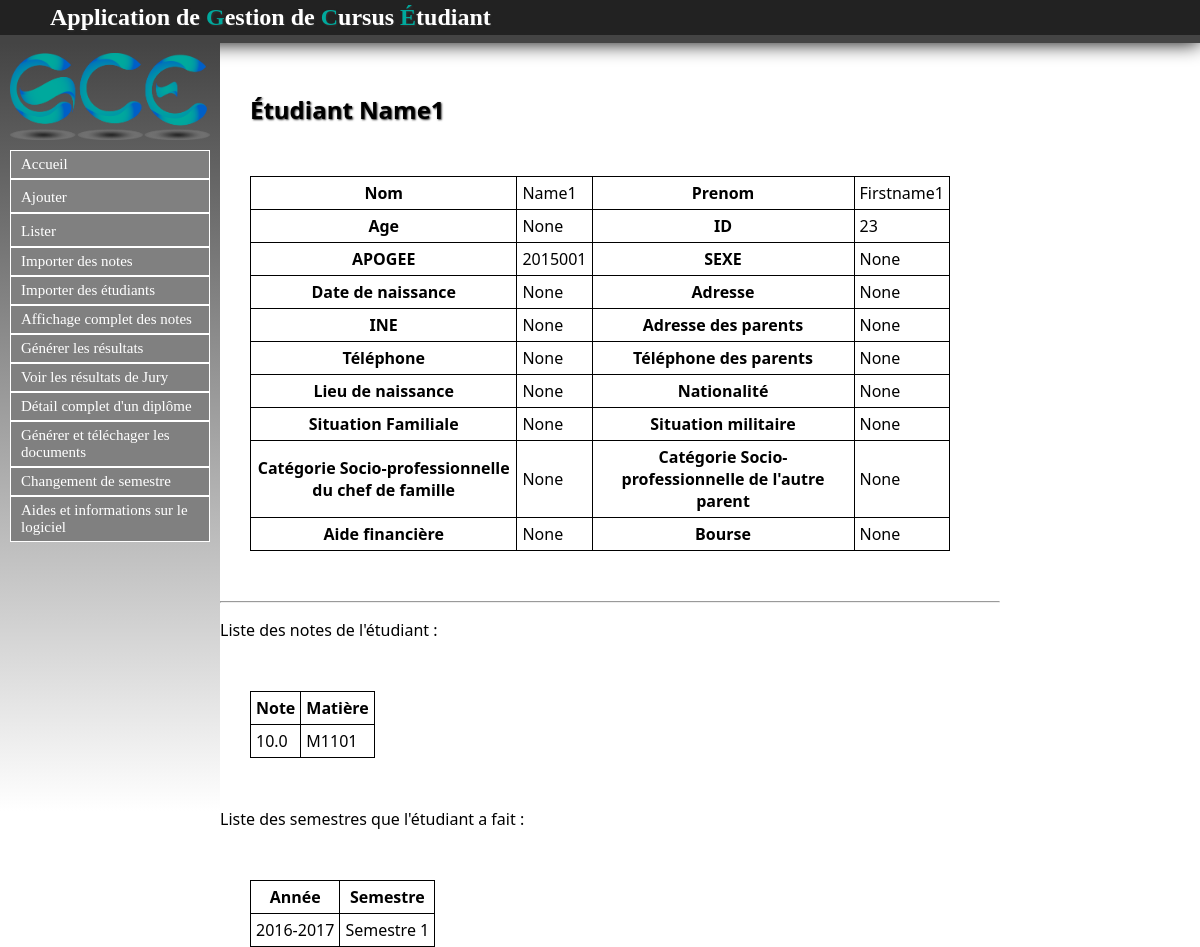
The page /Etudiant/listeretu/23 on the database as committed earlier.
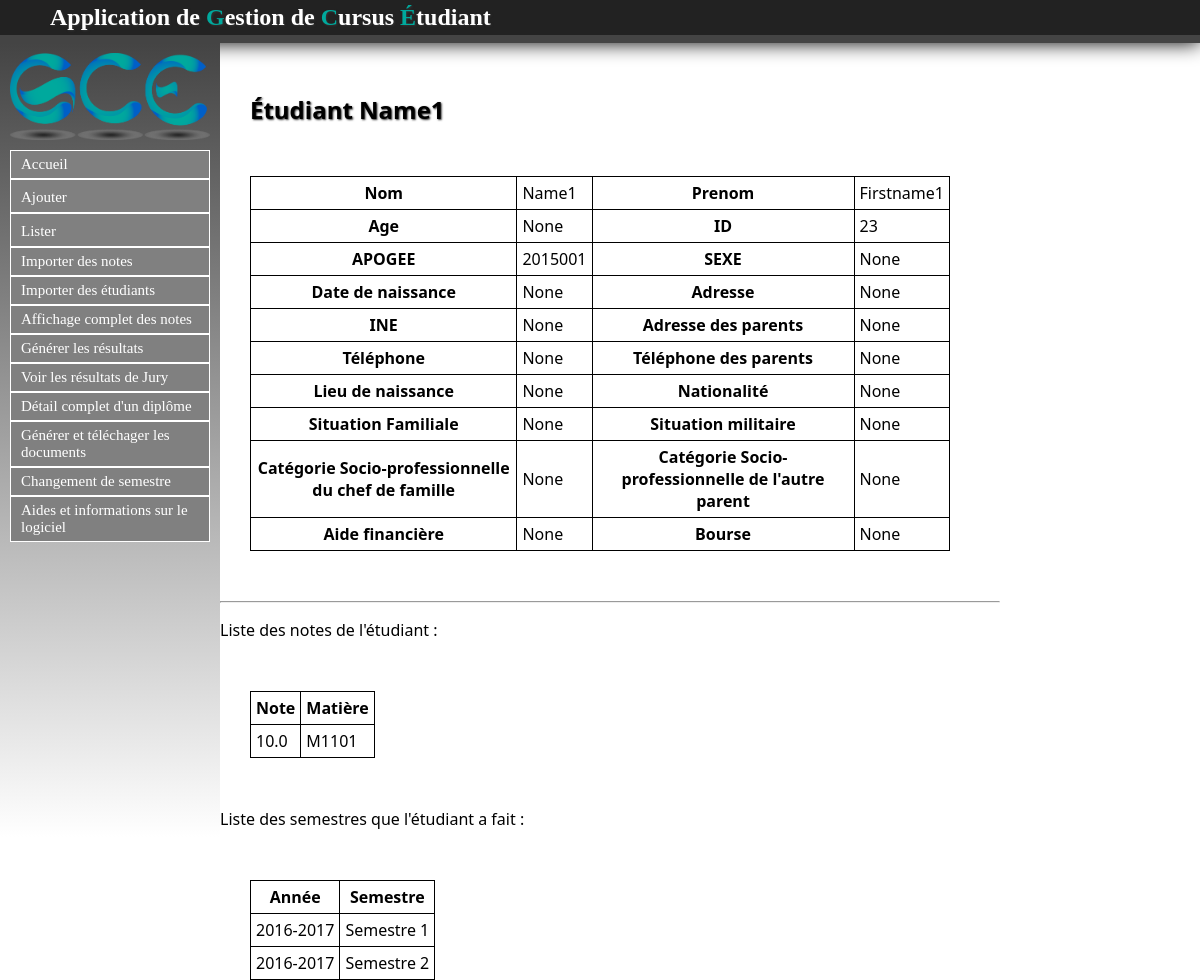
The same page on the database as committed later.
### Note/models.py (models this page shows, shortened)
class Note(models.Model):
	valeur = models.FloatField()
	etudiant = models.ForeignKey(Etu, null=False)
	instance_semestre = models.ForeignKey(InstanceSemestre, null=False)
	matiere = models.ForeignKey(Matiere, null=False)

### Matiere/models.py (models this page shows, shortened)
class Matiere(models.Model):
	intitule = models.CharField(max_length=30,null=False)
	code_ppn = models.CharField(max_length=30,null=False)
	code_apogee = models.CharField(max_length=30,null=False)
	coefficient = models.FloatField(default=1.0)
	ue = models.ForeignKey('UE.ue', null=True)

### Etudiant/models.py (models this page shows, shortened)
class Appartient(models.Model):
	instance_semestre = models.ForeignKey(InstanceSemestre, null=False)
	etudiant = models.ForeignKey(Etu, null=False)

### Semestre/models.py (models this page shows, shortened)
class InstanceSemestre(models.Model):
	annee =  models.ForeignKey(Annee, null=False)
	semestre = models.ForeignKey(Semestre, null=False)

class Semestre(models.Model):
	code_ppn = models.CharField(max_length=30,null=False)
	code_apogee = models.CharField(max_length=30,null=False)
	intitule = models.CharField(max_length=30, null=False)
	diplome = models.ForeignKey(Diplome, null=True)
	def __str__(self):
		return self.intitule

### Annee/models.py (models this page shows)
class Annee(models.Model):
	intitule = models.CharField(max_length=9,null=False)
	def __str__(self):
		return self.intitule

### Etudiant/views.py (the view)
# urls.py: url(r'^listeretu/(?P<id>\d+)$', views.listeretu),
def listeretu(request, id):
	etu = get_object_or_404(Etu, id=id)
	notes = Note.objects.filter(etudiant__id=id)
	appartients = Appartient.objects.filter(etudiant__id=id)
	return render(request, 'contenu_html/listeretu.html', locals())

### Etudiant/templates/contenu_html/listeretu.html (shortened to what this page needs)
{% extends "templates/base.html" %}
{% block content %}
<h1>Étudiant {{ etu.nom }}</h1>
<table id="b">
	<tr>
		<th>Nom</th>
		<td>{{ etu.nom }}</td>
		<th>Prenom</th>
		<td>{{ etu.prenom }}</td>
	</tr>
	<tr>
		<th>Age</th>
		<td>{{ etu.age }}</td>
		<th>ID</th>
		<td>{{ etu.id }}</td>
	</tr>
	<tr>
		<th>APOGEE</th>
		<td>{{ etu.apogee }}</td>
		<th>SEXE</th>
		<td>{{ etu.sexe }}</td>
	</tr>
	<tr>
		<th>Date de naissance</th>
		<td>{{ etu.date_naissance }}</td>
		<th>Adresse</th>
		<td>{{ etu.adresse }}</td>
	</tr>
	<tr>
		<th>INE</th>
		<td>{{ etu.ine }}</td>
		<th>Adresse des parents</th>
		<td>{{ etu.adresse_parents }}</td>
	</tr>
	<tr>
		<th>Téléphone</th>
		<td>{{ etu.tel }}</td>
		<th>Téléphone des parents</th>
		<td>{{ etu.tel_par }}</td>
	</tr>
	<tr>
		<th>Lieu de naissance</th>
		<td>{{ etu.lieu_naissance }}</td>
		<th>Nationalité</th>
		<td>{{ etu.nationalite }}</td>
	</tr>
	<tr>
		<th>Situation Familiale</th>
		<td>{{ etu.situation_familiale }}</td>
		<th>Situation militaire</th>
		<td>{{ etu.situation_militaire }}</td>
	</tr>
	<tr>
		<th>Catégorie Socio-professionnelle du chef de famille</th>
		<td>{{ etu.cate_socio_pro_chef_famille }}</td>
		<th>Catégorie Socio-professionnelle de l'autre parent</th>
		<td>{{ etu.cate_socio_pro_autre_parent }}</td>
	</tr>
	<tr>
		<th>Aide financière</th>
		<td>{{ etu.aide_financiere }}</td>
		<th>Bourse</th>
		<td>{{ etu.bourse }}</td>
	</tr>
</table>
<hr />
{% if not notes %}
	<p>L'étudiant n'a pas de notes</p>
{% else %}
	<p style="text-align: left">Liste des notes de l'étudiant :</p>
	<table style="border:1px solid black; border-collapse : collapse;">
	<tr>
		<th style="border:1px solid black;">Note</th>
		<th style="border:1px solid black;">Matière</th>
	</tr>
	{% for note in notes %}
		<tr>
			<td style="border:1px solid black;">{{ note.valeur }}</td>
			<td style="border:1px solid black;">{{ note.matiere.intitule }}</td>
		</tr>
	{% endfor %}
	</table>
{% endif %}
{% if not appartients %}
	<p>L'étudiant n'a jamais appartenu a un semestre.</p>
{% else %}
	<p style="text-align: left">Liste des semestres que l'étudiant a fait :</p>
	<table style="border:1px solid black; border-collapse : collapse;">
	<tr>
		<th style="border:1px solid black;">Année</th>
		<th style="border:1px solid black;">Semestre</th>
	</tr>
	{% for appartient in appartients %}
		<tr>
			<td style="border:1px solid black;">{{ appartient.instance_semestre.annee }}</td>
			<td style="border:1px solid black;">{{ appartient.instance_semestre.semestre }}</td>
		</tr>
	{% endfor %}
	</table>
{% endif %}
{% endblock %}

Rows that differ between the two databases and show on the page:
added Appartient: instance_semestre.annee "2016-2017", instance_semestre.semestre "Semestre 2"
